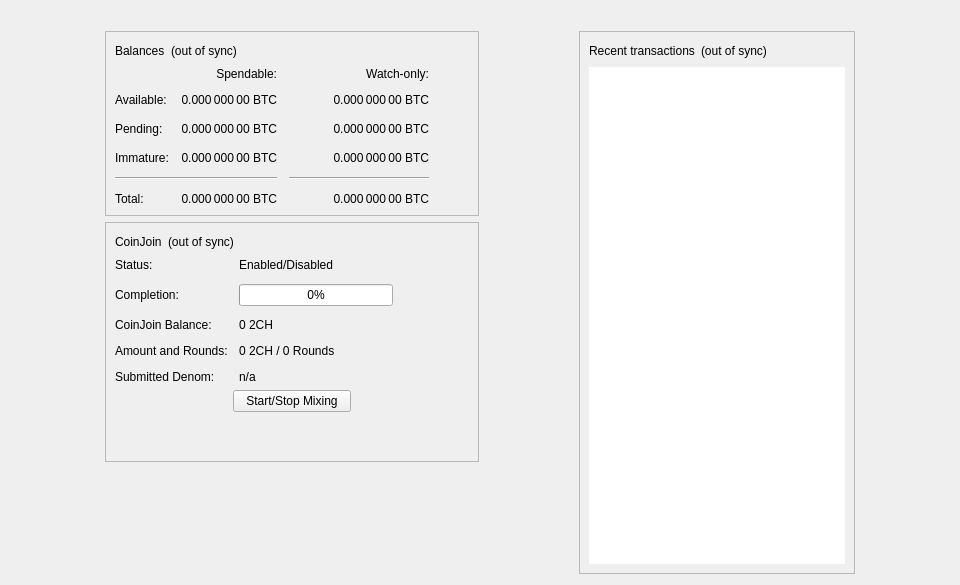
<?xml version="1.0" encoding="UTF-8"?>
<ui version="4.0">
 <class>OverviewPage</class>
 <widget class="QWidget" name="OverviewPage">
  <property name="geometry">
   <rect>
    <x>0</x>
    <y>0</y>
    <width>960</width>
    <height>585</height>
   </rect>
  </property>
  <property name="minimumSize">
   <size>
    <width>960</width>
    <height>0</height>
   </size>
  </property>
  <property name="windowTitle">
   <string>Form</string>
  </property>
  <layout class="QVBoxLayout" name="topLayout">
   <item>
    <widget class="QLabel" name="labelAlerts">
     <property name="visible">
      <bool>false</bool>
     </property>
     <property name="wordWrap">
      <bool>true</bool>
     </property>
     <property name="margin">
      <number>3</number>
     </property>
     <property name="textInteractionFlags">
      <set>Qt::TextSelectableByMouse</set>
     </property>
    </widget>
   </item>
   <item>
    <layout class="QHBoxLayout" name="horizontalLayout" stretch="1,0,1,0,1">
     <item>
      <spacer name="horizontalSpacerLeft">
       <property name="orientation">
        <enum>Qt::Horizontal</enum>
       </property>
       <property name="sizeType">
        <enum>QSizePolicy::Preferred</enum>
       </property>
       <property name="sizeHint" stdset="0">
        <size>
         <width>10</width>
         <height>20</height>
        </size>
       </property>
      </spacer>
     </item>
     <item>
      <layout class="QVBoxLayout" name="verticalLayout_2">
       <item>
        <widget class="QFrame" name="frame">
         <property name="frameShape">
          <enum>QFrame::StyledPanel</enum>
         </property>
         <property name="frameShadow">
          <enum>QFrame::Raised</enum>
         </property>
         <layout class="QVBoxLayout" name="verticalLayout_4">
          <item>
           <layout class="QHBoxLayout" name="horizontalLayout_4">
            <item>
             <widget class="QLabel" name="label_5">
              <property name="text">
               <string>Balances</string>
              </property>
             </widget>
            </item>
            <item>
             <widget class="QLabel" name="labelWalletStatus">
              <property name="toolTip">
               <string>The displayed information may be out of date. Your wallet automatically synchronizes with the Dash network after a connection is established, but this process has not completed yet.</string>
              </property>
              <property name="text">
               <string notr="true">(out of sync)</string>
              </property>
              <property name="alignment">
               <set>Qt::AlignLeading|Qt::AlignLeft|Qt::AlignVCenter</set>
              </property>
             </widget>
            </item>
            <item>
             <spacer name="horizontalSpacer_3">
              <property name="orientation">
               <enum>Qt::Horizontal</enum>
              </property>
              <property name="sizeHint" stdset="0">
               <size>
                <width>40</width>
                <height>20</height>
               </size>
              </property>
             </spacer>
            </item>
           </layout>
          </item>
          <item>
           <layout class="QGridLayout" name="gridLayout">
            <property name="spacing">
             <number>12</number>
            </property>
            <item row="2" column="2">
             <widget class="QLabel" name="labelWatchPending">
              <property name="cursor">
               <cursorShape>IBeamCursor</cursorShape>
              </property>
              <property name="toolTip">
               <string>Unconfirmed transactions to watch-only addresses</string>
              </property>
              <property name="text">
               <string notr="true">0.000 000 00 BTC</string>
              </property>
              <property name="alignment">
               <set>Qt::AlignRight|Qt::AlignTrailing|Qt::AlignVCenter</set>
              </property>
              <property name="textInteractionFlags">
               <set>Qt::LinksAccessibleByMouse|Qt::TextSelectableByKeyboard|Qt::TextSelectableByMouse</set>
              </property>
             </widget>
            </item>
            <item row="2" column="1">
             <widget class="QLabel" name="labelUnconfirmed">
              <property name="cursor">
               <cursorShape>IBeamCursor</cursorShape>
              </property>
              <property name="toolTip">
               <string>Total of transactions that have yet to be confirmed, and do not yet count toward the spendable balance</string>
              </property>
              <property name="text">
               <string notr="true">0.000 000 00 BTC</string>
              </property>
              <property name="alignment">
               <set>Qt::AlignRight|Qt::AlignTrailing|Qt::AlignVCenter</set>
              </property>
              <property name="textInteractionFlags">
               <set>Qt::LinksAccessibleByMouse|Qt::TextSelectableByKeyboard|Qt::TextSelectableByMouse</set>
              </property>
             </widget>
            </item>
            <item row="3" column="2">
             <widget class="QLabel" name="labelWatchImmature">
              <property name="cursor">
               <cursorShape>IBeamCursor</cursorShape>
              </property>
              <property name="toolTip">
               <string>Mined balance in watch-only addresses that has not yet matured</string>
              </property>
              <property name="text">
               <string notr="true">0.000 000 00 BTC</string>
              </property>
              <property name="alignment">
               <set>Qt::AlignRight|Qt::AlignTrailing|Qt::AlignVCenter</set>
              </property>
              <property name="textInteractionFlags">
               <set>Qt::LinksAccessibleByMouse|Qt::TextSelectableByKeyboard|Qt::TextSelectableByMouse</set>
              </property>
             </widget>
            </item>
            <item row="4" column="0" colspan="2">
             <widget class="Line" name="lineSpendableBalance">
              <property name="orientation">
               <enum>Qt::Horizontal</enum>
              </property>
             </widget>
            </item>
            <item row="4" column="2">
             <widget class="Line" name="lineWatchBalance">
              <property name="sizePolicy">
               <sizepolicy hsizetype="Preferred" vsizetype="Fixed">
                <horstretch>0</horstretch>
                <verstretch>0</verstretch>
               </sizepolicy>
              </property>
              <property name="minimumSize">
               <size>
                <width>140</width>
                <height>0</height>
               </size>
              </property>
              <property name="orientation">
               <enum>Qt::Horizontal</enum>
              </property>
             </widget>
            </item>
            <item row="5" column="0">
             <widget class="QLabel" name="labelTotalText">
              <property name="text">
               <string>Total:</string>
              </property>
             </widget>
            </item>
            <item row="3" column="1">
             <widget class="QLabel" name="labelImmature">
              <property name="cursor">
               <cursorShape>IBeamCursor</cursorShape>
              </property>
              <property name="toolTip">
               <string>Mined balance that has not yet matured</string>
              </property>
              <property name="text">
               <string notr="true">0.000 000 00 BTC</string>
              </property>
              <property name="alignment">
               <set>Qt::AlignRight|Qt::AlignTrailing|Qt::AlignVCenter</set>
              </property>
              <property name="textInteractionFlags">
               <set>Qt::LinksAccessibleByMouse|Qt::TextSelectableByKeyboard|Qt::TextSelectableByMouse</set>
              </property>
             </widget>
            </item>
            <item row="2" column="3">
             <spacer name="horizontalSpacer_2">
              <property name="orientation">
               <enum>Qt::Horizontal</enum>
              </property>
              <property name="sizeHint" stdset="0">
               <size>
                <width>40</width>
                <height>20</height>
               </size>
              </property>
             </spacer>
            </item>
            <item row="3" column="0">
             <widget class="QLabel" name="labelImmatureText">
              <property name="text">
               <string>Immature:</string>
              </property>
             </widget>
            </item>
            <item row="5" column="1">
             <widget class="QLabel" name="labelTotal">
              <property name="cursor">
               <cursorShape>IBeamCursor</cursorShape>
              </property>
              <property name="toolTip">
               <string>Your current total balance</string>
              </property>
              <property name="text">
               <string notr="true">0.000 000 00 BTC</string>
              </property>
              <property name="alignment">
               <set>Qt::AlignRight|Qt::AlignTrailing|Qt::AlignVCenter</set>
              </property>
              <property name="textInteractionFlags">
               <set>Qt::LinksAccessibleByMouse|Qt::TextSelectableByKeyboard|Qt::TextSelectableByMouse</set>
              </property>
             </widget>
            </item>
            <item row="5" column="2">
             <widget class="QLabel" name="labelWatchTotal">
              <property name="cursor">
               <cursorShape>IBeamCursor</cursorShape>
              </property>
              <property name="toolTip">
               <string>Current total balance in watch-only addresses</string>
              </property>
              <property name="text">
               <string notr="true">0.000 000 00 BTC</string>
              </property>
              <property name="alignment">
               <set>Qt::AlignRight|Qt::AlignTrailing|Qt::AlignVCenter</set>
              </property>
              <property name="textInteractionFlags">
               <set>Qt::LinksAccessibleByMouse|Qt::TextSelectableByKeyboard|Qt::TextSelectableByMouse</set>
              </property>
             </widget>
            </item>
            <item row="0" column="2">
             <widget class="QLabel" name="labelWatchonly">
              <property name="text">
               <string>Watch-only:</string>
              </property>
              <property name="alignment">
               <set>Qt::AlignRight|Qt::AlignTrailing|Qt::AlignVCenter</set>
              </property>
             </widget>
            </item>
            <item row="1" column="0">
             <widget class="QLabel" name="labelBalanceText">
              <property name="text">
               <string>Available:</string>
              </property>
             </widget>
            </item>
            <item row="1" column="1">
             <widget class="QLabel" name="labelBalance">
              <property name="cursor">
               <cursorShape>IBeamCursor</cursorShape>
              </property>
              <property name="toolTip">
               <string>Your current spendable balance</string>
              </property>
              <property name="text">
               <string notr="true">0.000 000 00 BTC</string>
              </property>
              <property name="alignment">
               <set>Qt::AlignRight|Qt::AlignTrailing|Qt::AlignVCenter</set>
              </property>
              <property name="textInteractionFlags">
               <set>Qt::LinksAccessibleByMouse|Qt::TextSelectableByKeyboard|Qt::TextSelectableByMouse</set>
              </property>
             </widget>
            </item>
            <item row="1" column="2">
             <widget class="QLabel" name="labelWatchAvailable">
              <property name="cursor">
               <cursorShape>IBeamCursor</cursorShape>
              </property>
              <property name="toolTip">
               <string>Your current balance in watch-only addresses</string>
              </property>
              <property name="text">
               <string notr="true">0.000 000 00 BTC</string>
              </property>
              <property name="alignment">
               <set>Qt::AlignRight|Qt::AlignTrailing|Qt::AlignVCenter</set>
              </property>
              <property name="textInteractionFlags">
               <set>Qt::LinksAccessibleByMouse|Qt::TextSelectableByKeyboard|Qt::TextSelectableByMouse</set>
              </property>
             </widget>
            </item>
            <item row="2" column="0">
             <widget class="QLabel" name="labelPendingText">
              <property name="text">
               <string>Pending:</string>
              </property>
             </widget>
            </item>
            <item row="0" column="1">
             <widget class="QLabel" name="labelSpendable">
              <property name="text">
               <string>Spendable:</string>
              </property>
              <property name="alignment">
               <set>Qt::AlignRight|Qt::AlignTrailing|Qt::AlignVCenter</set>
              </property>
             </widget>
            </item>
           </layout>
          </item>
         </layout>
        </widget>
       </item>
       <item>
        <widget class="QFrame" name="frameCoinJoin">
         <property name="layoutDirection">
          <enum>Qt::LeftToRight</enum>
         </property>
         <property name="frameShape">
          <enum>QFrame::StyledPanel</enum>
         </property>
         <property name="frameShadow">
          <enum>QFrame::Raised</enum>
         </property>
         <layout class="QVBoxLayout" name="VerticalLayout_PS1">
          <item>
           <layout class="QHBoxLayout" name="horizontalLayout_5">
            <item>
             <widget class="QLabel" name="labelCoinJoinHeader">
              <property name="text">
               <string notr="true">CoinJoin</string>
              </property>
             </widget>
            </item>
            <item>
             <widget class="QLabel" name="labelCoinJoinSyncStatus">
              <property name="toolTip">
               <string>The displayed information may be out of date. Your wallet automatically synchronizes with the Dash network after a connection is established, but this process has not completed yet.</string>
              </property>
              <property name="text">
               <string notr="true">(out of sync)</string>
              </property>
              <property name="alignment">
               <set>Qt::AlignLeading|Qt::AlignLeft|Qt::AlignVCenter</set>
              </property>
             </widget>
            </item>
            <item>
             <spacer name="horizontalSpacer_4">
              <property name="orientation">
               <enum>Qt::Horizontal</enum>
              </property>
              <property name="sizeHint" stdset="0">
               <size>
                <width>40</width>
                <height>20</height>
               </size>
              </property>
             </spacer>
            </item>
           </layout>
          </item>
          <item>
           <layout class="QFormLayout" name="coinJoinFormLayout">
            <property name="fieldGrowthPolicy">
             <enum>QFormLayout::AllNonFixedFieldsGrow</enum>
            </property>
            <property name="horizontalSpacing">
             <number>11</number>
            </property>
            <property name="verticalSpacing">
             <number>12</number>
            </property>
            <item row="0" column="0">
             <widget class="QLabel" name="labelCoinJoinEnabledText">
              <property name="text">
               <string>Status:</string>
              </property>
             </widget>
            </item>
            <item row="0" column="1">
             <widget class="QLabel" name="labelCoinJoinEnabled">
              <property name="text">
               <string>Enabled/Disabled</string>
              </property>
             </widget>
            </item>
            <item row="1" column="0">
             <widget class="QLabel" name="labelCompletitionText">
              <property name="text">
               <string>Completion:</string>
              </property>
             </widget>
            </item>
            <item row="1" column="1">
             <widget class="QProgressBar" name="coinJoinProgress">
              <property name="maximumSize">
               <size>
                <width>154</width>
                <height>16777215</height>
               </size>
              </property>
              <property name="value">
               <number>0</number>
              </property>
             </widget>
            </item>
            <item row="2" column="0">
             <widget class="QLabel" name="labelAnonymizedText">
              <property name="text">
               <string notr="true">CoinJoin Balance:</string>
              </property>
             </widget>
            </item>
            <item row="2" column="1">
             <widget class="QLabel" name="labelAnonymized">
              <property name="text">
               <string notr="true">0 2CH</string>
              </property>
             </widget>
            </item>
            <item row="3" column="0">
             <widget class="QLabel" name="labelAmountAndRoundsText">
              <property name="text">
               <string>Amount and Rounds:</string>
              </property>
             </widget>
            </item>
            <item row="3" column="1">
             <widget class="QLabel" name="labelAmountRounds">
              <property name="text">
               <string>0 2CH / 0 Rounds</string>
              </property>
             </widget>
            </item>
            <item row="4" column="0">
             <widget class="QLabel" name="labelSubmittedDenomText">
              <property name="text">
               <string>Submitted Denom:</string>
              </property>
             </widget>
            </item>
            <item row="4" column="1">
             <widget class="QLabel" name="labelSubmittedDenom">
              <property name="toolTip">
               <string>The denominations you submitted to the Masternode.&lt;br&gt;To mix, other users must submit the exact same denominations.</string>
              </property>
              <property name="text">
               <string>n/a</string>
              </property>
              <property name="wordWrap">
               <bool>true</bool>
              </property>
             </widget>
            </item>
           </layout>
          </item>
          <item>
           <layout class="QVBoxLayout" name="VerticalLayout_PS">
            <item>
             <layout class="QHBoxLayout" name="horizontalLayout_3">
              <property name="topMargin">
               <number>0</number>
              </property>
              <item>
               <spacer name="horizontalSpacer_5">
                <property name="orientation">
                 <enum>Qt::Horizontal</enum>
                </property>
                <property name="sizeHint" stdset="0">
                 <size>
                  <width>40</width>
                  <height>20</height>
                 </size>
                </property>
               </spacer>
              </item>
              <item>
               <widget class="QPushButton" name="toggleCoinJoin">
                <property name="sizePolicy">
                 <sizepolicy hsizetype="MinimumExpanding" vsizetype="Fixed">
                  <horstretch>0</horstretch>
                  <verstretch>0</verstretch>
                 </sizepolicy>
                </property>
                <property name="text">
                 <string>Start/Stop Mixing</string>
                </property>
               </widget>
              </item>
              <item>
               <spacer name="horizontalSpacer_6">
                <property name="orientation">
                 <enum>Qt::Horizontal</enum>
                </property>
                <property name="sizeHint" stdset="0">
                 <size>
                  <width>40</width>
                  <height>20</height>
                 </size>
                </property>
               </spacer>
              </item>
             </layout>
            </item>
            <item>
             <spacer name="verticalSpacer_3">
              <property name="orientation">
               <enum>Qt::Vertical</enum>
              </property>
              <property name="sizeHint" stdset="0">
               <size>
                <width>20</width>
                <height>40</height>
               </size>
              </property>
             </spacer>
            </item>
           </layout>
          </item>
         </layout>
        </widget>
       </item>
       <item>
        <spacer name="verticalSpacer">
         <property name="orientation">
          <enum>Qt::Vertical</enum>
         </property>
         <property name="sizeHint" stdset="0">
          <size>
           <width>20</width>
           <height>40</height>
          </size>
         </property>
        </spacer>
       </item>
      </layout>
     </item>
     <item>
      <spacer name="horizontalSpacerCenter">
       <property name="orientation">
        <enum>Qt::Horizontal</enum>
       </property>
       <property name="sizeHint" stdset="0">
        <size>
         <width>10</width>
         <height>20</height>
        </size>
       </property>
      </spacer>
     </item>
     <item>
      <layout class="QVBoxLayout" name="verticalLayout_3">
       <item>
        <widget class="QFrame" name="frame_2">
         <property name="frameShape">
          <enum>QFrame::StyledPanel</enum>
         </property>
         <property name="frameShadow">
          <enum>QFrame::Raised</enum>
         </property>
         <layout class="QVBoxLayout" name="verticalLayout">
          <item>
           <layout class="QHBoxLayout" name="horizontalLayout_2">
            <item>
             <widget class="QLabel" name="label_4">
              <property name="text">
               <string>Recent transactions</string>
              </property>
             </widget>
            </item>
            <item>
             <widget class="QLabel" name="labelTransactionsStatus">
              <property name="toolTip">
               <string>The displayed information may be out of date. Your wallet automatically synchronizes with the Dash network after a connection is established, but this process has not completed yet.</string>
              </property>
              <property name="text">
               <string notr="true">(out of sync)</string>
              </property>
              <property name="alignment">
               <set>Qt::AlignLeading|Qt::AlignLeft|Qt::AlignVCenter</set>
              </property>
             </widget>
            </item>
            <item>
             <spacer name="horizontalSpacer">
              <property name="orientation">
               <enum>Qt::Horizontal</enum>
              </property>
              <property name="sizeHint" stdset="0">
               <size>
                <width>40</width>
                <height>20</height>
               </size>
              </property>
             </spacer>
            </item>
           </layout>
          </item>
          <item>
           <widget class="QListView" name="listTransactions">
            <property name="frameShape">
             <enum>QFrame::NoFrame</enum>
            </property>
            <property name="verticalScrollBarPolicy">
             <enum>Qt::ScrollBarAlwaysOff</enum>
            </property>
            <property name="horizontalScrollBarPolicy">
             <enum>Qt::ScrollBarAlwaysOff</enum>
            </property>
            <property name="selectionMode">
             <enum>QAbstractItemView::NoSelection</enum>
            </property>
           </widget>
          </item>
         </layout>
        </widget>
       </item>
      </layout>
     </item>
     <item>
      <spacer name="horizontalSpacerRight">
       <property name="orientation">
        <enum>Qt::Horizontal</enum>
       </property>
       <property name="sizeType">
        <enum>QSizePolicy::Preferred</enum>
       </property>
       <property name="sizeHint" stdset="0">
        <size>
         <width>10</width>
         <height>20</height>
        </size>
       </property>
      </spacer>
     </item>
    </layout>
   </item>
  </layout>
 </widget>
 <resources/>
 <connections/>
</ui>
